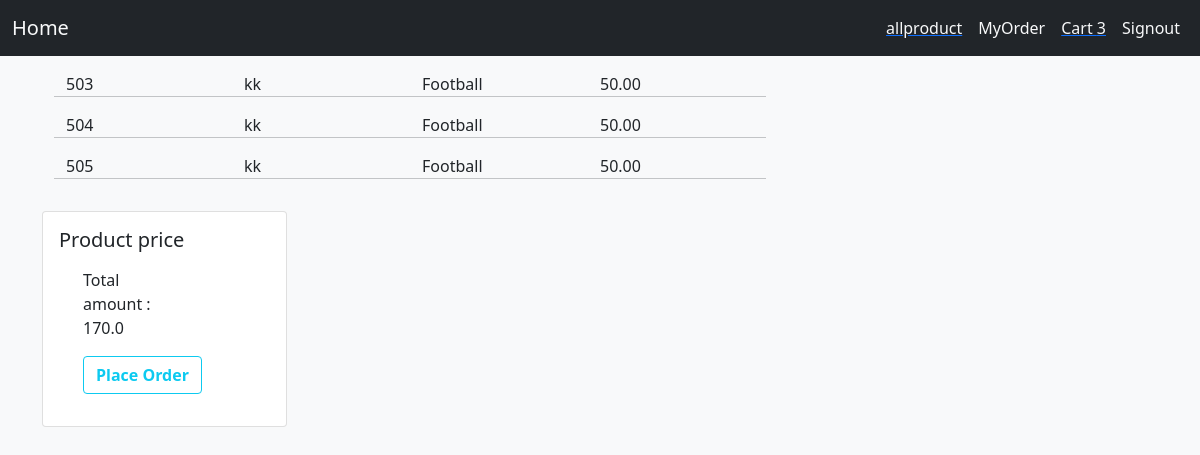
The app's page /cart/ (signed in) with its own data.
### vpay/models.py (models this page shows)
class TempMyOrder(models.Model):
    username = models.ForeignKey(User, on_delete=models.CASCADE, null=True)
    productname = models.CharField(max_length=200, null=True)
    money =models.CharField(max_length=200, null=True)
    quantity = models.IntegerField(default=0)

### vpay/views.py (the view)
# urls.py: path('cart/', views.cart, name="cart"),
def cart(request):
    if request.user.is_authenticated:
        user = request.user
        val = 0
        for tempmoney in CartNumber.objects.filter(username=user):
            val += 1
        money = TempMyOrder.objects.aggregate(Sum('money'))
        value=0
        for rupee in money:
            value = money[rupee]
        allvalue = TempMyOrder.objects.filter(username=user)
        return render(request, 'vpay/cart.html', {'count':val, 'allvalue':allvalue, 'value':value})
    else:
        return redirect('/signin/')

### vpay/templates/vpay/cart.html (shortened to what this page needs)
<!DOCTYPE html>
<html lang="en">
  <head>
    <link href="https://cdn.jsdelivr.net/npm/bootstrap@5.0.2/dist/css/bootstrap.min.css" rel="stylesheet"
>
  </head>
  <body class="bg-light">
    <div>
        <nav class="navbar navbar-expand-lg bg-dark">
            <div class="container-fluid">
                <a class="navbar-brand text-light " href="{% url 'home' %}">Home</a>
                <ul class="navbar-nav ml-auto  ">
                    <li class="nav-item">
                        <a href="/products">
                          <span class="nav-link active text-light"> allproduct </span>
                        </a>
                      </li>
                    <li class="nav-item">
                        <a class="nav-link active text-light" href="{% url 'myorder' %}">MyOrder</a>
                    </li>
                    <li class="nav-item">
                        <a href="/cart">
                          <span class="nav-link active text-light"> Cart {{count}} </span>
                        </a>
                    </li>
                    <li class="nav-item">
                        <a class="nav-link active text-light" href="{% url 'signout' %}">Signout</a>
                    </li>
                </ul>
            </div>
        </nav>
    </div>
    <div class="container">
        <div class="row">
          <div class="col-lg-8 mb-2 mt-3">
            <div>
                {% for value in allvalue %}
                    <div class="container">
                        <div class="row">
                        <div class="col">
                            {{value.id}}
                        </div>
                        <div class="col">
                            {{value.username}}
                        </div>
                        <div class="col">
                            {{value.productname}}
                        </div>
                        <div class="col">
                            {{value.money}}<br>
                        </div>
                        <hr>
                        </div>
                    </div>
                {% endfor %}
            </div>
            <div class="col-lg-4 mb-4 mt-3">
                <div class="card">
                    <div class="card-body">
                        <h5 class="card-title">Product price</h5>
                        <p class="card-text">
                            <div class="container">
                                <div class="row">
                                <div class="col-sm-6">
                                    Total amount : {{value}}
                                </div>
                                <div class="col mt-3">
                                    <a href='/checkout'>
                                        <button type="button" class="btn btn-outline-info fw-bold">
                                                Place Order
                                        </button>
                                    </a>
                                </div>
                            </div>
                        </p>
                    </div>
                </div>
            </div>
</body>
</html>

### records on screen
TempMyOrder: id "503", username "kk", productname "Football", money "50.00"
TempMyOrder: id "504", username "kk", productname "Football", money "50.00"
TempMyOrder: id "505", username "kk", productname "Football", money "50.00"

### other values on screen
{{ count }} "3"
{{ value }} "170.0"
